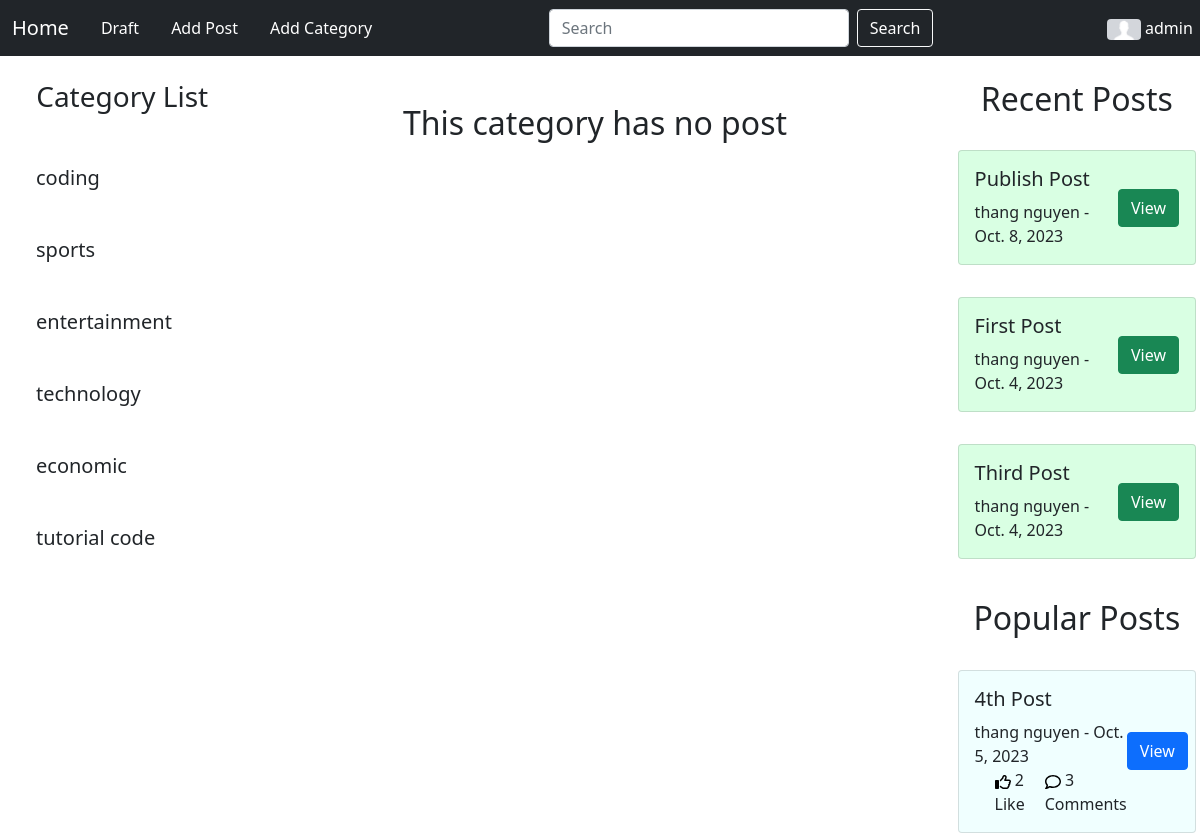
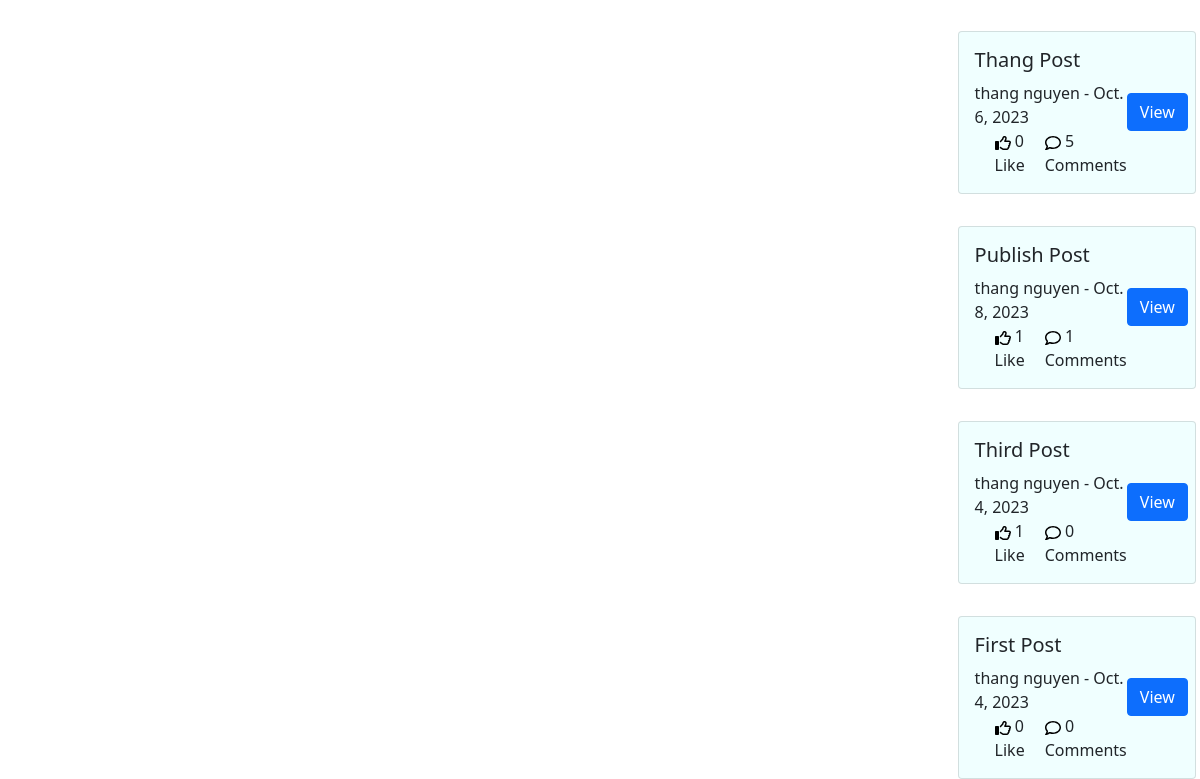
The page /category/economic/ (signed in) on the database as committed earlier (2 pictures, top to bottom).
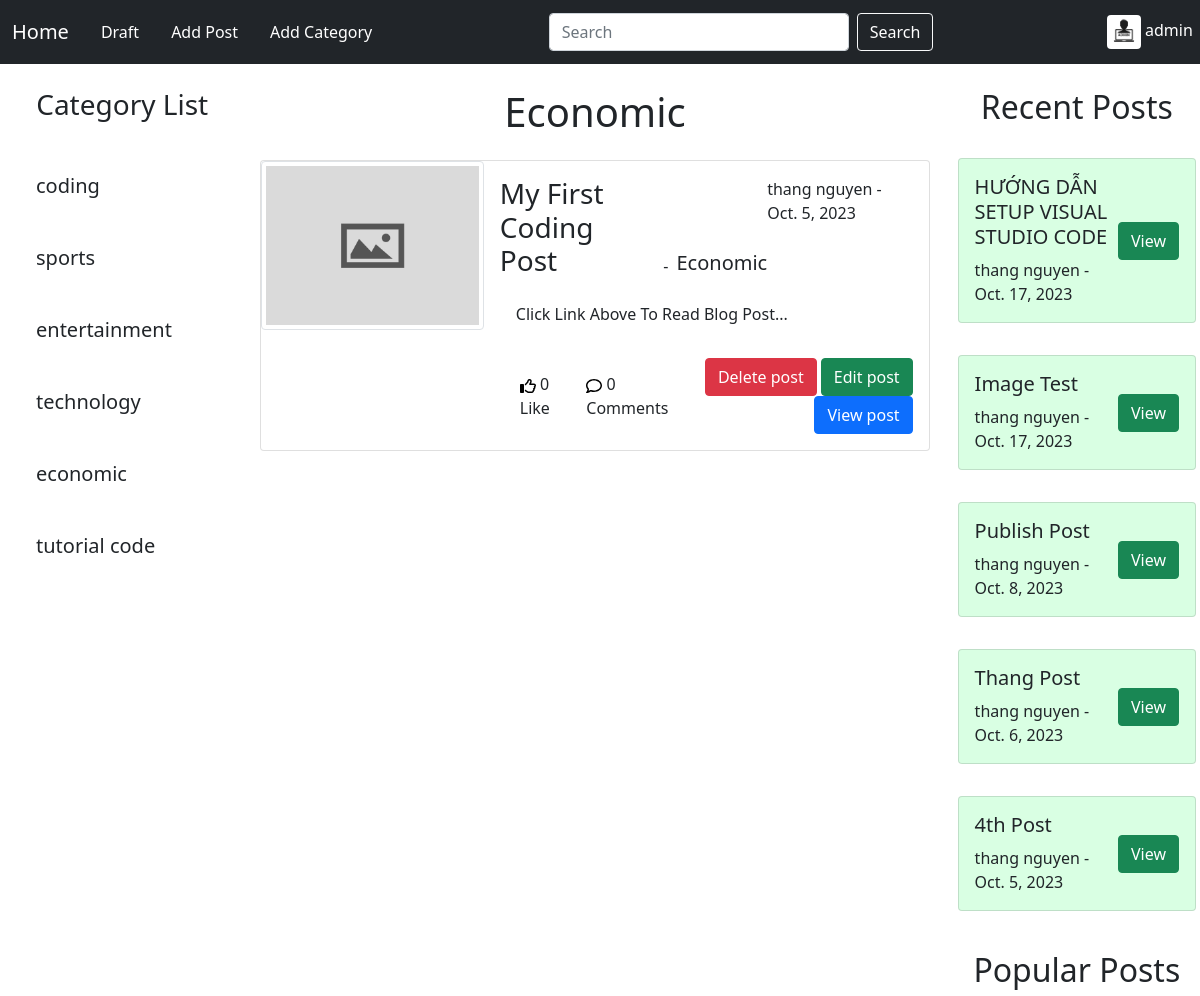
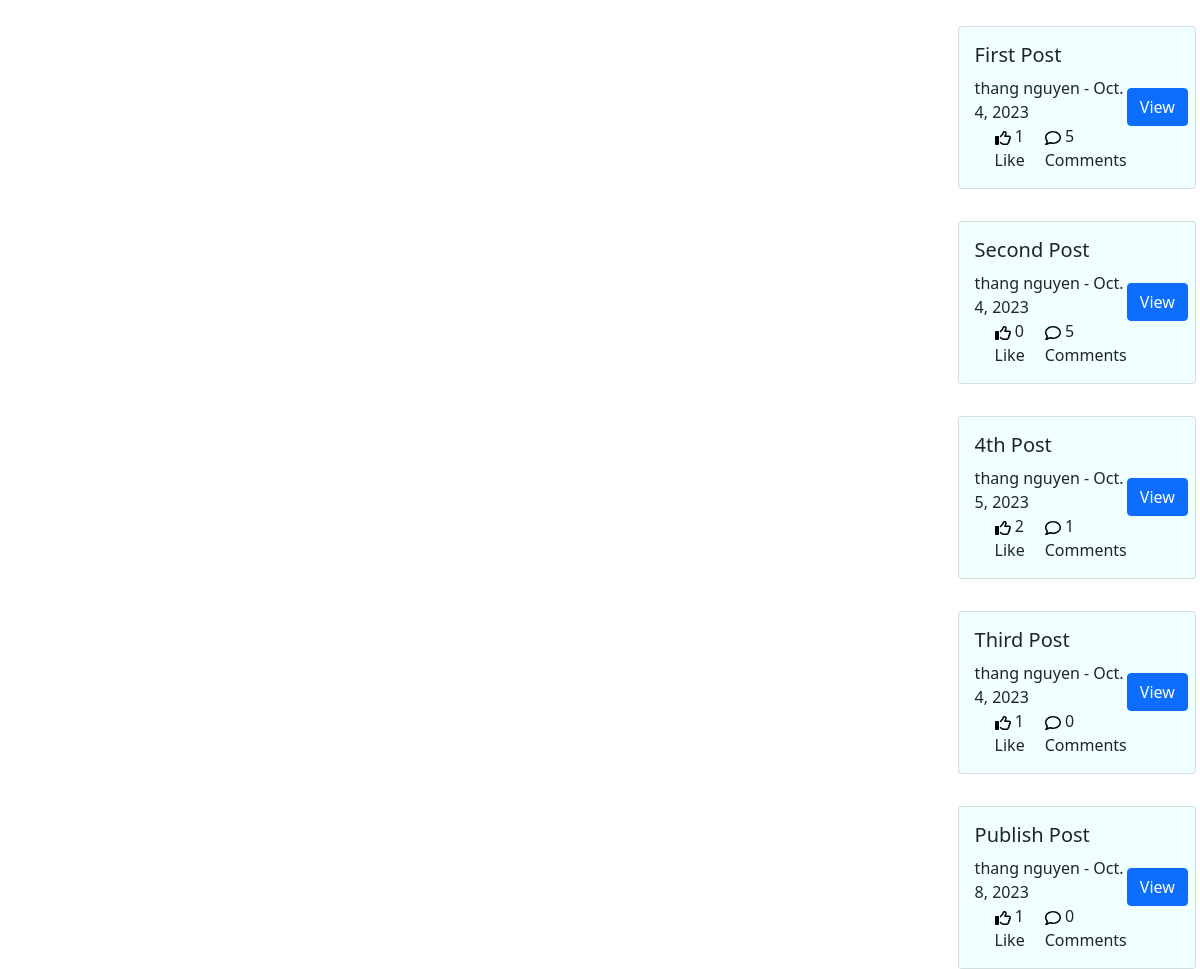
The same page on the database as committed later (2 pictures, top to bottom).
### blog/models.py (models this page shows, shortened)
class Category(models.Model):
    name = models.CharField(max_length=264)
    def __str__(self) :
        return self.name

class Post(models.Model):
    title = models.CharField(max_length=264)
    header_image = models.ImageField(null=True,blank=True,upload_to="images/")
    author = models.ForeignKey(User,on_delete=models.CASCADE)
    body = RichTextField(blank=True,null=True)
    post_date = models.DateField(auto_now_add=True)
    category = models.CharField(max_length=264,default='coding')
    snippet = models.CharField(max_length=264)
    likes = models.ManyToManyField(User,related_name='blog_posts')
    is_published = models.BooleanField(default=False)
    def total_likes(self):
        return self.likes.count()
    def total_comment(self):
        return self.comments.count()
    @classmethod
    def get_posts_with_most_comments_and_likes(cls, limit=5):
        return cls.objects.annotate(num_comments=models.Count('comments'),
                                    num_likes=models.Count('likes')).order_by(-(models.F('num_comments') + models.F('num_likes')))[:limit]

class Profile(models.Model):
    user = models.OneToOneField(User,null=True,on_delete=models.CASCADE)
    bio = models.TextField()
    profile_pic = models.ImageField(null=True,blank=True,upload_to="images/profile/")
    website_url = models.CharField(max_length=264,null=True,blank=True)
    github_url = models.CharField(max_length=264,null=True,blank=True)

### blog/views.py (the view)
# urls.py: path('category/<str:cats>/',CategoryView,name = 'category'),
def CategoryView(request,cats):
    cat_menu_list = Category.objects.all()
    category_post =Post.objects.filter(is_published=True,category = cats.replace('-',' '))
    popular_posts = Post.get_posts_with_most_comments_and_likes()
    latest_posts = Post.objects.filter(is_published=True).order_by('-post_date')[:5]
    return render(request,'categories.html',{'cats':cats.title().replace('-',' '),'category_post':category_post,'cat_menu':cat_menu_list,'latest_posts':latest_posts,'popular_posts':popular_posts})

### templates/categories.html (shortened to what this page needs)
{% extends 'base.html' %}
{% block content %}
{% if category_post %}
<h1 class="text-center m-0 py-4">{{ cats }}</h1>
<ul style="padding: 0; margin: 0px 20px;">
  <li style="list-style: none; padding: 0; margin: 0;">
    {% for post in category_post %}
    <div class="card">
      <div class="row g-0">
        <div class="col-md-4">
          {% if post.header_image %}
          <div class="image-header">
            <img class="img-fluid rounded-start img-thumbnail" src="{{ post.header_image.url }}">
          </div>
          {% else %}
          <div class="image-header">
            <img class="img-fluid rounded-start img-thumbnail" src="http://127.0.0.1:8000/media/images/default-thumbnail.jpg" alt="no image">
          </div>
          {% endif %}
        </div>
        <div class="col-md-8">
          <div class="card-body">
            <div class="post-info d-flex justify-content-between">
              <div class="card-title d-flex align-items-end text-capitalize">
                <a href="{% url 'article_details' post.pk %}" class="post-title text-dark text-decoration-none h3 m-auto">{{ post.title }}</a>
                <span class="px-2">-</span>
                <a href="{% url 'category' post.category|slugify %}" class="post-category text-dark text-decoration-none fs-5">{{ post.category }}</a>
              </div>
              <div class="author-info">
                {{ post.author.first_name }} {{ post.author.last_name }} - {{ post.post_date }}
              </div>
            </div>
            <p class="card-text p-3">{{ post.snippet }}</p>
            <div class="action d-flex justify-content-between align-items-center">
              <div class="react d-flex">
                <div class="like">
                  <span class="count">{{ post.total_likes }}</span>
                  <span class="title">Like</span>
                </div>
                <div class="comment">
                  <span class="count">{{ post.total_comment }}</span>
                  <span class="title">Comments</span>
                </div>
              </div>
              <div class="user-action" style="text-align: end;">
                {% if user.is_superuser  %}
                <a href="{% url 'delete_post' post.pk %}" class="btn btn-danger">Delete post</a>
                <a href="{% url 'admin_update_post' post.pk %}" class="btn btn-success">Edit post</a>
                {% endif %}
                <a href="{% url 'article_details' post.pk %}" class="btn btn-primary">View post</a>
              </div>
            </div>
          </div>
        </div>
      </div>
    </div>
    {% endfor %}
  </li>
</ul>
{% else %}
<h2 class="text-center mt-5">This category has no post</h2>
{% endif %}
{% endblock %}

### templates/base.html (shortened to what this page needs)
{% extends 'navbar.html' %}
    {% block left-nav %}
    <h3 class="text-center py-4">Category List</h3>
    {% for item in cat_menu %}
    <h5>
      <a class="dropdown-item" href="{%  url 'category' item|slugify %}">
        <div class="card-body">
          {{ item }}
        </div>
      </a>
    </h5>
    {% endfor %}
    {% endblock %}
    {% block right-nav %}
    <h2 class="text-center py-4">Recent Posts</h2>
    {% for post in latest_posts %}
    <div class="card" style="background-color: rgb(217, 267, 227);" >
      <div class="card-body">
        <div class="d-flex justify-content-between">
          <div class="post-info">
            <div class="card-title text-capitalize">
              <a href="{% url 'article_details' post.pk %}" class="post-title text-dark text-decoration-none h5 m-auto">{{ post.title }}</a>
            </div>
            <div class="author-info">
                {{ post.author.first_name }} {{ post.author.last_name }} - {{ post.post_date }}
            </div>
          </div>
          <div class="user-action d-flex justify-content-center align-items-center">
            <a href="{% url 'article_details' post.pk %}" class="btn btn-success">View</a>
          </div>
        </div>
      </div>
    </div>
    {% endfor %}
    <h2 class="text-center py-4 mt-3">Popular Posts</h2>
    {% for post in popular_posts %}
    <div class="card"  style="background-color: azure;" >
      <div class="card-body">
        <div class="d-flex justify-content-between">
          <div class="post-info">
            <div class="card-title text-capitalize">
              <a href="{% url 'article_details' post.pk %}" class="post-title text-dark text-decoration-none h5 m-auto">{{ post.title }}</a>
            </div>
            <div class="author-info">
                {{ post.author.first_name }} {{ post.author.last_name }} - {{ post.post_date }}
            </div>
          <div class="react d-flex">
            <div class="like">
              <span class="count">{{ post.total_likes }}</span>
              <span class="title">Like</span>
            </div>
            <div class="comment">
              <span class="count">{{ post.total_comment }}</span>
              <span class="title">Comments</span>
            </div>
          </div>
          </div>
          <div class="user-action d-flex justify-content-center align-items-center">
            <a href="{% url 'article_details' post.pk %}" class="btn btn-primary">View</a>
          </div>
        </div>
      </div>
    </div>
    {% endfor %}
    {% endblock %}

### templates/navbar.html (shortened to what this page needs)
<!DOCTYPE html>
<html lang="en">
  <head>
    <link
      href="https://cdn.jsdelivr.net/npm/bootstrap@5.0.2/dist/css/bootstrap.min.css"
      rel="stylesheet"
    />
  </head>
  <body>
    <nav class="navbar navbar-expand-lg navbar-dark bg-dark">
      <div class="container-fluid">
        <div class="justify-content-between" id="navbarNavAltMarkup">
          <div class="navbar-nav">
            <a class="navbar-brand" href="{% url 'index' %}">Home</a>
            {% if user.is_authenticated %}
            {% if user.is_superuser %}
            <a
              class="nav-link active"
              aria-current="page"
              href="{% url 'admin' %}"
            >
              Draft
            </a>
            {% endif %}
            {% endif %}
            {% if user.is_authenticated and user.is_superuser %}
            <a class="nav-link" href="{% url 'add_post' %}">Add Post</a>
            <a class="nav-link" href="{% url 'add_category' %}">Add Category</a>
            {% endif %}
          </div>
        </div>
        <form class="nav-search d-flex justify-content-center mx-5" action="{% url 'search_posts' %}" method="get">
          <input class="form-control me-2" name="search" type="search" placeholder="Search" aria-label="Search">
          <button class="btn btn-outline-success text-white border-light" type="submit">Search</button>
        </form>
        <div class="user-info">
          {% if user.is_authenticated %}
          <div class="dropdown text-end">
            <button class="btn btn-user-info dropdown-toggle" style="width: min-content;" type="button" data-bs-toggle="dropdown" aria-expanded="false">
              {% if user.profile.profile_pic %}
              <img src="{{ user.profile.profile_pic.url }}" class="rounded m-auto" style="width: 50%;" alt="">
              {% else %}
              <img src="../media/images/download.png" class="rounded m-auto" style="width: 50%;" alt="">
              {% endif %}
              {{ user.username }}
            </button>
          </div>
          {% else %}
          <li class="nav">
            <a class="nav-link" href="{% url 'login' %}">Login</a>
            <a class="nav-link" href="{% url 'register' %}">Register</a>
          </li>
          {% endif %}
        </div>
      </div>
    </nav>
    <div class="d-flex justify-content-between mx-1">
        <div class="left-nav">
          {% block left-nav %} {% endblock %}
        </div>
      <div class="main-content">
        {% block content %} {% endblock %}
      </div>
        <div class="right-nav ms-2">
          {% block right-nav %} {% endblock %}
        </div>
    </div>
  </body>
</html>

Rows that differ between the two databases and show on the page:
no longer on one of the page's lists (row unchanged): Post: title "First Post", author.first_name "thang", author.last_name "nguyen", post_date "Oct. 4, 2023"
no longer on one of the page's lists (row unchanged): Post: title "Third Post", author.first_name "thang", author.last_name "nguyen", post_date "Oct. 4, 2023"
now on this page (row edited): Post: title "My First Coding Post", category "Economic", author.first_name "thang", author.last_name "nguyen", post_date "Oct. 5, 2023", snippet "Click Link Above To Read Blog Post...", total_likes "0", total_comment "0"
added Post: title "HƯỚNG DẪN SETUP VISUAL STUDIO CODE", author.first_name "thang", author.last_name "nguyen", post_date "Oct. 17, 2023", shown under "Recent Posts"
added Post: title "Image Test", author.first_name "thang", author.last_name "nguyen", post_date "Oct. 17, 2023", shown under "Recent Posts"
computed for Post "Publish Post": total_comment "1" → "0"
changed Post "Thang Post": moves from the list under "Popular Posts" to the list under "Recent Posts"
now on one of the page's lists (row edited): Post: title "4th Post", author.first_name "thang", author.last_name "nguyen", post_date "Oct. 5, 2023"
changed Post "4th Post": total_comment "3" → "1"
shown differently, row unchanged: Post "First Post": total_likes "0" → "1"; total_comment "0" → "5"; moves up the list
now on this page (row edited): Post: title "Second Post", author.first_name "thang", author.last_name "nguyen", post_date "Oct. 4, 2023", total_likes "0", total_comment "5", shown under "Popular Posts"
shown differently, row unchanged: Post "Third Post": moves down the list
Other text that changed with them:
{{ cats }}: (not shown) → "Economic"
text no longer shown: "This category has no post"
